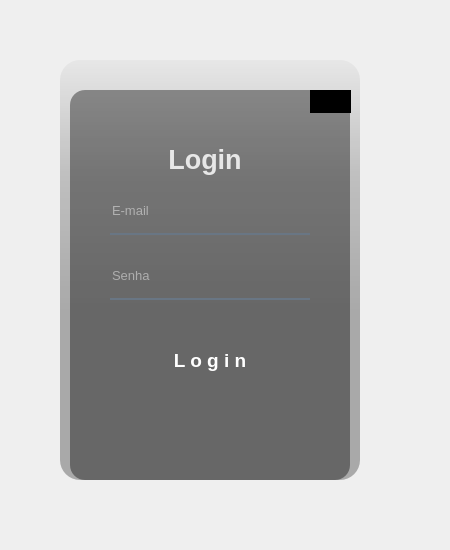
<?xml version="1.0" encoding="UTF-8"?>
<ui version="4.0">
 <class>Form</class>
 <widget class="QWidget" name="Form">
  <property name="geometry">
   <rect>
    <x>0</x>
    <y>0</y>
    <width>450</width>
    <height>550</height>
   </rect>
  </property>
  <property name="windowTitle">
   <string>Form</string>
  </property>
  <widget class="QWidget" name="widget" native="true">
   <property name="geometry">
    <rect>
     <x>30</x>
     <y>30</y>
     <width>370</width>
     <height>480</height>
    </rect>
   </property>
   <property name="styleSheet">
    <string notr="true">QPushButton#pushButton{	
	background-color: qlineargradient(spread:pad, x1:0, y1:0.505682, x2:1, y2:0.477, stop:0 rgba(20, 47, 78, 219), stop:1 rgba(85, 98, 112, 226));
	color:rgba(255, 255, 255, 210);
	border-radius:5px;
}
QPushButton#pushButton:hover{	
	background-color: qlineargradient(spread:pad, x1:0, y1:0.505682, x2:1, y2:0.477, stop:0 rgba(40, 67, 98, 219), stop:1 rgba(105, 118, 132, 226));
}
QPushButton#pushButton:pressed{	
	padding-left:5px;
	padding-top:5px;
	background-color:rgba(105, 118, 132, 200);
}

QPushButton#pushButton_2, #pushButton_3, #pushButton_4, #pushButton_5{	
	background-color: rgba(0, 0, 0, 0);
	color:rgba(85, 98, 112, 255);
}
QPushButton#pushButton_2:hover, #pushButton_3:hover, #pushButton_4:hover, #pushButton_5:hover{	
	color:rgba(155, 168, 182, 220);
}
QPushButton#pushButton_2:pressed, #pushButton_3:pressed, #pushButton_4:pressed, #pushButton_5:pressed{	
	padding-left:5px;
	padding-top:5px;
	color:rgba(115, 128, 142, 255);
}</string>
   </property>
   <widget class="QLabel" name="label">
    <property name="geometry">
     <rect>
      <x>30</x>
      <y>30</y>
      <width>300</width>
      <height>420</height>
     </rect>
    </property>
    <property name="styleSheet">
     <string notr="true">border-image: url(:/images/background_new.png);
border-radius:20px;</string>
    </property>
    <property name="text">
     <string/>
    </property>
   </widget>
   <widget class="QLabel" name="label_2">
    <property name="geometry">
     <rect>
      <x>30</x>
      <y>30</y>
      <width>300</width>
      <height>420</height>
     </rect>
    </property>
    <property name="styleSheet">
     <string notr="true">background-color: qlineargradient(spread:pad, x1:0, y1:0, x2:0, y2:0.715909, stop:0 rgba(0, 0, 0, 9), stop:0.375 rgba(0, 0, 0, 50), stop:0.835227 rgba(0, 0, 0, 75));
border-radius:20px;</string>
    </property>
    <property name="text">
     <string/>
    </property>
   </widget>
   <widget class="QLabel" name="label_3">
    <property name="geometry">
     <rect>
      <x>40</x>
      <y>60</y>
      <width>280</width>
      <height>390</height>
     </rect>
    </property>
    <property name="styleSheet">
     <string notr="true">background-color:rgba(0, 0, 0, 100);
border-radius:15px;</string>
    </property>
    <property name="text">
     <string/>
    </property>
    <property name="pixmap">
     <pixmap>../../Pictures/fundopreto.jpg</pixmap>
    </property>
   </widget>
   <widget class="QLabel" name="label_4">
    <property name="geometry">
     <rect>
      <x>130</x>
      <y>110</y>
      <width>90</width>
      <height>40</height>
     </rect>
    </property>
    <property name="font">
     <font>
      <pointsize>20</pointsize>
      <weight>75</weight>
      <bold>true</bold>
     </font>
    </property>
    <property name="styleSheet">
     <string notr="true">color:rgba(255, 255, 255, 210);</string>
    </property>
    <property name="text">
     <string>Login</string>
    </property>
    <property name="textFormat">
     <enum>Qt::RichText</enum>
    </property>
    <property name="alignment">
     <set>Qt::AlignCenter</set>
    </property>
   </widget>
   <widget class="QLineEdit" name="input_email">
    <property name="geometry">
     <rect>
      <x>80</x>
      <y>165</y>
      <width>200</width>
      <height>40</height>
     </rect>
    </property>
    <property name="font">
     <font>
      <pointsize>10</pointsize>
     </font>
    </property>
    <property name="styleSheet">
     <string notr="true">background-color:rgba(0, 0, 0, 0);
border:none;
border-bottom:2px solid rgba(105, 118, 132, 255);
color:rgba(255, 255, 255, 230);
padding-bottom:7px;</string>
    </property>
    <property name="placeholderText">
     <string>E-mail</string>
    </property>
   </widget>
   <widget class="QLineEdit" name="input_senha">
    <property name="geometry">
     <rect>
      <x>80</x>
      <y>230</y>
      <width>200</width>
      <height>40</height>
     </rect>
    </property>
    <property name="font">
     <font>
      <pointsize>10</pointsize>
     </font>
    </property>
    <property name="styleSheet">
     <string notr="true">background-color:rgba(0, 0, 0, 0);
border:none;
border-bottom:2px solid rgba(105, 118, 132, 255);
color:rgba(255, 255, 255, 230);
padding-bottom:7px;</string>
    </property>
    <property name="echoMode">
     <enum>QLineEdit::Password</enum>
    </property>
    <property name="placeholderText">
     <string>Senha</string>
    </property>
   </widget>
   <widget class="QPushButton" name="btn_login">
    <property name="geometry">
     <rect>
      <x>80</x>
      <y>310</y>
      <width>200</width>
      <height>41</height>
     </rect>
    </property>
    <property name="font">
     <font>
      <pointsize>14</pointsize>
      <weight>75</weight>
      <bold>true</bold>
     </font>
    </property>
    <property name="styleSheet">
     <string notr="true">QPushButton {
    background: qlineargradient(
        spread:pad, x1:0, y1:0, x2:1, y2:0,
        stop:0 #000000, stop:1 #ffffff
    );
    color: white;
    border-radius: 12px;
    padding: 10px;
    font-size: 14pt;
    font-weight: bold;
}
QPushButton:hover {
    background: qlineargradient(
        spread:pad, x1:0, y1:0, x2:1, y2:0,
        stop:0 #ffffff, stop:1 #000000
    );
}
QPushButton:pressed {
    background: #555555;  /* um cinza escuro para o clique */
    padding-left: 5px;
    padding-top: 3px;
}
</string>
    </property>
    <property name="text">
     <string>L o g i n</string>
    </property>
   </widget>
   <widget class="QPushButton" name="btn_close">
    <property name="geometry">
     <rect>
      <x>280</x>
      <y>60</y>
      <width>41</width>
      <height>23</height>
     </rect>
    </property>
    <property name="styleSheet">
     <string notr="true">
QPushButton {
        background-color: black;  /* Cor inicial do botão */
        color: white;
        border-radius: 20px;
        padding: 6px;
        font-weight: bold;
    }
    QPushButton:hover {
        background-color: #ffffff;  /* Tom de branco ao passar o mouse */
        color: black;               /* Opcional: texto escuro */
    }
    QPushButton:pressed {
        background-color: #e74c3c;  /* Vermelho ao clicar */
        color: white;
    }</string>
    </property>
    <property name="text">
     <string/>
    </property>
    <property name="icon">
     <iconset>
      <normaloff>icons/16x16/cil-x.png</normaloff>icons/16x16/cil-x.png</iconset>
    </property>
   </widget>
  </widget>
 </widget>
 <resources>
  <include location="res.qrc"/>
 </resources>
 <connections/>
</ui>
